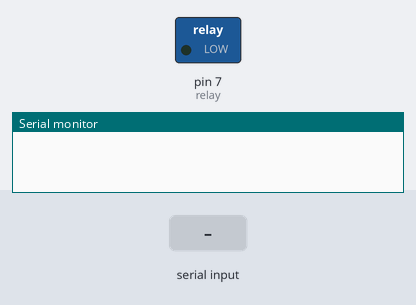
Bench run of a sketch on a simulated Arduino Uno, built with avr-gcc and run on an emulated ATmega328P. Shown: switched loads named in the sketch (green lamp = pin HIGH), the last lines printed to the serial monitor. The test bench sets the inputs (shaded band).

Above: at 1.2 s.
1.3 s: "1" received over the second serial link
At 2.1 s:
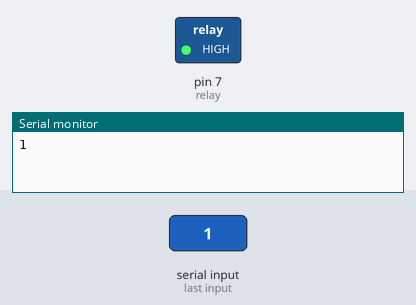
2.8 s: "0" received over the second serial link
At 3.2 s:
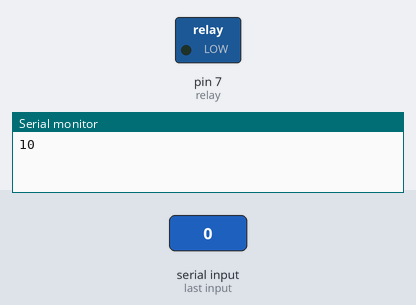
Timing chart, 0 to 5.8 s (numbered marks = the images above; inputs shaded):
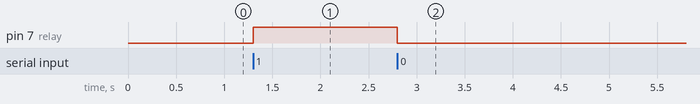

Measured:
- after the input at 1.3 s, pin 7 (relay): LOW → HIGH at once
- after the input at 2.8 s, pin 7 (relay): HIGH → LOW at once

The sketch:

sketch_jun23d.ino
```cpp
#include <SoftwareSerial.h>
#define relay 7
SoftwareSerial BTSerial(4,2); //bluetooth 4->rx 2->tx
char c = ' ';

void setup() {

  Serial.begin(9600);
  BTSerial.begin(9600);
  pinMode(relay, OUTPUT);
}

void loop() {

  if(BTSerial.available()){
    c = BTSerial.read();
    if(c == '1'){
      digitalWrite(relay,HIGH);
    } else if(c == '0') {
      digitalWrite(relay,LOW);
    }
    Serial.write(c);
  }
  if(Serial.available()) {
      c = Serial.read();
      Serial.write(c);
      BTSerial.write(c);
    }

 }
```
